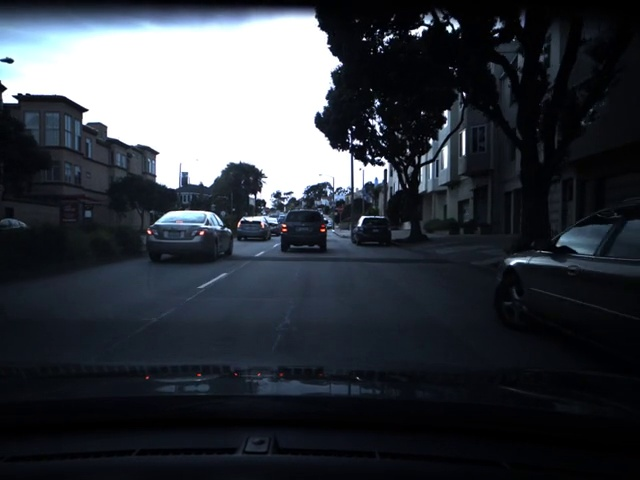
#> input picture files/1.1/source-image.jpg, 640 x 480 px, given in place of 2000.jpg, which was not available
$ python TestThreshold.py
#> lines starting #> are read from the running program, lines starting #| are printed output that depends on the picture; pictures that were not available may be replaced by others from this repository, and a replacement may not be noted
from __future__ import division

import cv2
import app.Settings as Settings


def opticalFlowOverlay1(image_pv, image):
    image = cv2.convertScaleAbs(
        image, alpha=1.5, beta=50)

    new = cv2.adaptiveThreshold(
        image, 255, cv2.ADAPTIVE_THRESH_GAUSSIAN_C,
        cv2.THRESH_BINARY, 11, 2
    )
    cv2.imshow('frame1', new)
    cv2.waitKey(0)


def testOpenCVOpticalMoving():
    def format_image(img):
        img = cv2.resize(
            img[250:-160, 100:-100], (0, 0), fx=2, fy=2)
        return img

    for _ in range(2000, 20400, 10):

        for i in range(_, _ + 10):
            image_pv = cv2.imread(
                Settings.TEST_FRAMES + '/'
                + str(i) + '.jpg', cv2.IMREAD_GRAYSCALE)
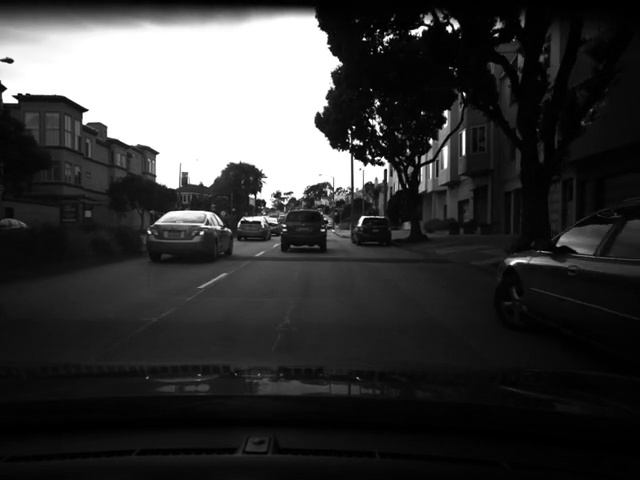
#> image_pv: shape (480, 640); min 0, max 255, mean 56.8
            image_pv = format_image(image_pv)
#> in format_image, `img = cv2.resize( img[250:-160, 100:-100], (0, 0), fx=2, fy=2)`:
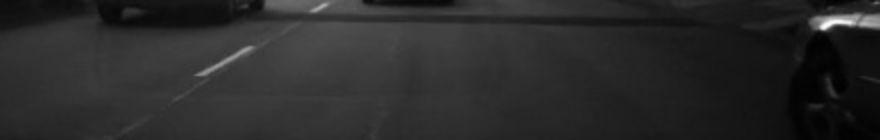
#> img: shape (140, 880); min 0, max 252, mean 42.8

            image = cv2.imread(
                Settings.TEST_FRAMES + '/'
                + str(i + 1) + '.jpg', cv2.IMREAD_GRAYSCALE)
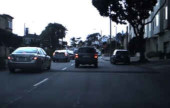
#> input picture files/1.2/scale-image.jpg, 170 x 108 px, given in place of 2001.jpg, which was not available
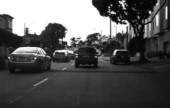
#> image: shape (108, 170); min 0, max 255, mean 87.4
            image = format_image(image)

            opticalFlowOverlay1(image_pv, image)


#> (the run stopped early here; a loop or call above may not have finished)
